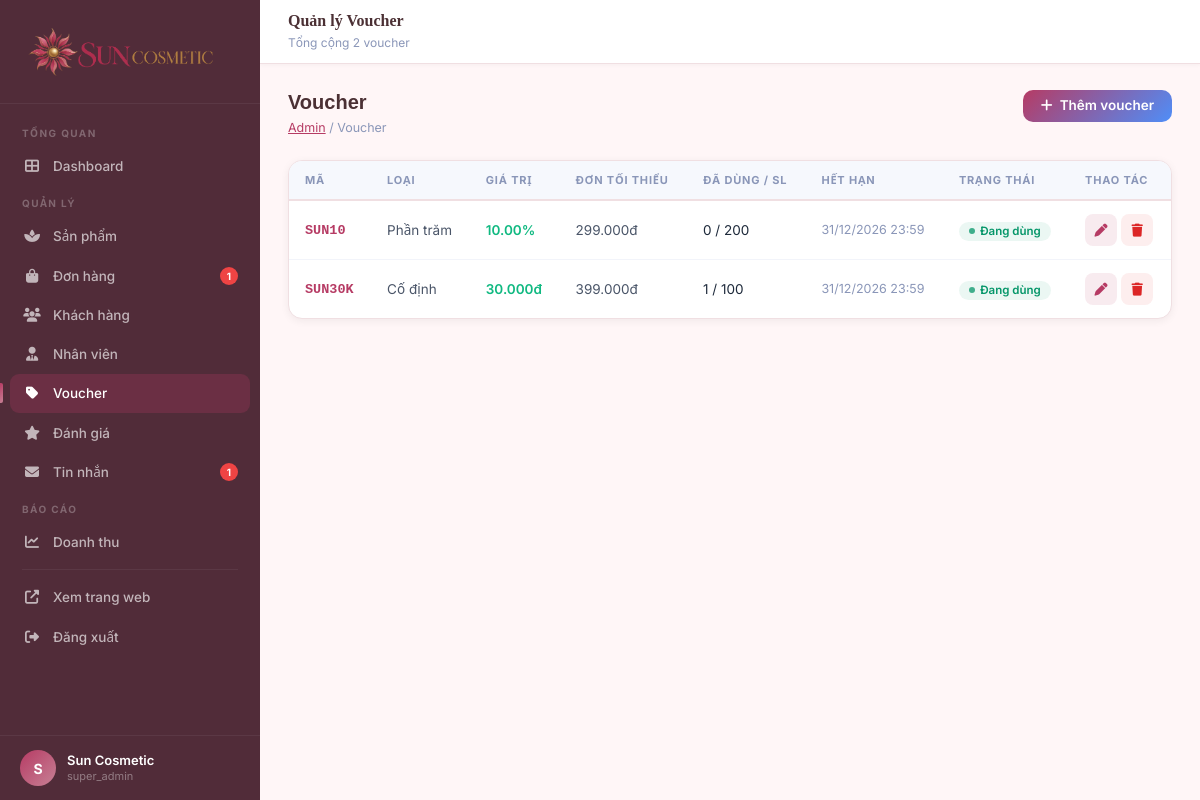
The app's page /admin/vouchers (signed in) with its own data.
### tables this page shows
CREATE TABLE `phieu_giam_gia` (
  `id` int(11) NOT NULL AUTO_INCREMENT,
  `ma_phieu` varchar(50) NOT NULL,
  `loai` enum('percent','fixed') DEFAULT 'percent',
  `gia_tri` decimal(15,2) NOT NULL,
  `don_hang_toi_thieu` decimal(15,2) DEFAULT 0.00,
  `giam_toi_da` decimal(15,2) DEFAULT NULL,
  `so_luong` int(11) DEFAULT 0,
  `so_lan_dung` int(11) DEFAULT 0,
  `ngay_het_han` datetime DEFAULT NULL,
  `dang_hoat_dong` tinyint(1) DEFAULT 1,
  `ngay_tao` timestamp NOT NULL DEFAULT current_timestamp(),
  PRIMARY KEY (`id`),
  UNIQUE KEY `ma_phieu` (`ma_phieu`)
);

### controllers/DieuKhienQuanTri.php (called while the page is built, shortened)
<?php
class DieuKhienQuanTri {
    public function vouchers($param = null) {
        require_once ROOT_PATH . '/models/PhieuGiamGia.php';
        $phieuModel = new PhieuGiamGia();
        $vouchers = $phieuModel->getAll();
        require_once ROOT_PATH . '/views/quan_tri/phieu_giam_gia.php';
    }
}

### config/co_so_du_lieu.php (called while the page is built, shortened)
<?php
class Database
{
    private static $instance = null;
    private $pdo;
    private function __construct()
    {
        $dsn = "mysql:host=" . DB_HOST . ";dbname=" . DB_NAME . ";charset=" . DB_CHARSET;
        $options = [
            PDO::ATTR_ERRMODE => PDO::ERRMODE_EXCEPTION,
            PDO::ATTR_DEFAULT_FETCH_MODE => PDO::FETCH_ASSOC,
            PDO::ATTR_EMULATE_PREPARES => false,
        ];
        try {
            $this->pdo = new PDO($dsn, DB_USER, DB_PASS, $options);
        } catch (PDOException $e) {
            if (DEBUG) {
                die("Database connection failed: " . $e->getMessage());
            } else {
                die("Database connection failed.");
            }
        }
    }
    public static function getInstance()
    {
        if (self::$instance === null) {
            self::$instance = new self();
        }
        return self::$instance;
    }
    public function query($sql, $params = [])
    {
        $stmt = $this->pdo->prepare($sql);
        $stmt->execute($params);
        return $stmt;
    }
    public function fetchAll($sql, $params = [])
    {
        return $this->query($sql, $params)->fetchAll();
    }
}
function db()
{
    return Database::getInstance();
}

### models/PhieuGiamGia.php (called while the page is built, shortened)
<?php
class PhieuGiamGia {
    private $db;
    public function __construct() {
        $this->db = db();
    }
    public function getAll() {
        return $this->db->fetchAll("SELECT * FROM phieu_giam_gia ORDER BY ngay_tao DESC");
    }
}

### thu_vien/ham.php (called while the page is built, shortened)
<?php
function formatPrice($amount) {
    return number_format($amount, 0, ',', '.') . 'đ';
}

### views/quan_tri/phieu_giam_gia.php (the view, shortened to what this page needs)
<!DOCTYPE html>
<html lang="vi">
<head>
    <link href="https://cdn.jsdelivr.net/npm/bootstrap@5.3.0/dist/css/bootstrap.min.css" rel="stylesheet">
    <link href="https://cdnjs.cloudflare.com/ajax/libs/font-awesome/6.4.0/css/all.min.css" rel="stylesheet">
    <link rel="stylesheet" href="<?= ASSETS_URL ?>/css/admin.css">
<link rel="stylesheet" href="<?= ASSETS_URL ?>/css/sun-cosmetic.css?v=<?= filemtime(ROOT_PATH.'/assets/css/sun-cosmetic.css') ?>"></head>
<body>
<div class="admin-wrapper">
<?php include __DIR__ . '/_thanh_ben.php'; ?>
<div class="admin-main">
    <header class="admin-topbar">
        <div class="admin-topbar-title">
            <h5>Quản lý Voucher</h5>
            <small>Tổng cộng <?= count($vouchers ?? []) ?> voucher</small>
        </div>
    </header>
    <div class="admin-content">
        <div class="admin-page-header">
            <div>
                <h4 class="admin-page-title">Voucher</h4>
                <div class="admin-page-breadcrumb"><a href="<?= SITE_URL ?>/admin">Admin</a> / Voucher</div>
            </div>
            <button class="btn-admin btn-admin-primary" onclick="openAddModal()">
                <i class="fas fa-plus"></i> Thêm voucher
            </button>
        </div>
        <div class="admin-card">
            <div class="admin-table-wrap">
                <table class="admin-table">
                    <thead><tr>
                        <th>Mã</th><th>Loại</th><th>Giá trị</th><th>Đơn tối thiểu</th>
                        <th>Đã dùng / SL</th><th>Hết hạn</th><th>Trạng thái</th><th>Thao tác</th>
                    </tr></thead>
                    <tbody>
                    <?php if (!empty($vouchers)): foreach ($vouchers as $v): ?>
                    <?php
                        $expired = $v['ngay_het_han'] && strtotime($v['ngay_het_han']) < time();
                        $depleted = $v['so_luong'] > 0 && $v['so_lan_dung'] >= $v['so_luong'];
                    ?>
                    <tr>
                        <td><strong style="color:#b63b64;font-family:monospace;"><?= htmlspecialchars($v['ma_phieu']) ?></strong></td>
                        <td><?= $v['loai'] === 'percent' ? 'Phần trăm' : 'Cố định' ?></td>
                        <td style="font-weight:600;color:#10b981;">
                            <?= $v['loai'] === 'percent' ? $v['gia_tri'].'%' : formatPrice($v['gia_tri']) ?>
                        </td>
                        <td><?= $v['don_hang_toi_thieu'] > 0 ? formatPrice($v['don_hang_toi_thieu']) : '—' ?></td>
                        <td>
                            <span style="color:<?= $depleted ? '#dc2626' : '#1e2a3b' ?>;">
                                <?= $v['so_lan_dung'] ?> / <?= $v['so_luong'] ?: '∞' ?>
                            </span>
                        </td>
                        <td style="font-size:12.5px;color:<?= $expired ? '#dc2626' : '#8a96b8' ?>;">
                            <?= $v['ngay_het_han'] ? date('d/m/Y H:i', strtotime($v['ngay_het_han'])) : '—' ?>
                        </td>
                        <td>
                            <?php if ($expired): ?>
                            <span class="badge-status inactive">Hết hạn</span>
                            <?php elseif (!$v['dang_hoat_dong']): ?>
                            <span class="badge-status inactive">Tắt</span>
                            <?php else: ?>
                            <span class="badge-status active">Đang dùng</span>
                            <?php endif; ?>
                        </td>
                        <td>
                            <div class="d-flex gap-1">
                                <button class="admin-action-btn edit" title="Sửa"
                                        onclick="openEditModal(<?= htmlspecialchars(json_encode($v), ENT_QUOTES) ?>)">
                                    <i class="fas fa-pen"></i>
                                </button>
                                <a href="<?= SITE_URL ?>/admin/vouchers/delete?id=<?= $v['id'] ?>"
                                   class="admin-action-btn delete" title="Xóa"
                                   onclick="return confirm('Xóa voucher <?= htmlspecialchars(addslashes($v['ma_phieu'])) ?>?')">
                                    <i class="fas fa-trash"></i>
                                </a>
                            </div>
                        </td>
                    </tr>
                    <?php endforeach; endif; ?>
                    </tbody>
                </table>
            </div>
        </div>
    </div>
</div>
</div>
</body></html>

### assets/css/admin.css (style rules this page uses)
:root { --adm-sidebar-w: 260px; --adm-sidebar-bg: #111827; --adm-header-h: 64px; --adm-content-bg: #f0f4fb; --adm-card-bg: #ffffff; --adm-border: #e5eaf4; --adm-text: #1e2a3b; --adm-text-2: #4a5568; --adm-text-muted: #8a96b8; --adm-primary: #b63b64; --adm-primary-lt: rgba(182,59,100,.1); --adm-green: #059669; --adm-amber: #d97706; --adm-red: #dc2626; --adm-purple: #7c3aed; --adm-radius: 14px; --adm-shadow-sm: 0 2px 8px rgba(0,0,0,.06); --adm-shadow-md: 0 4px 18px rgba(0,0,0,.09); --adm-shadow-lg: 0 12px 40px rgba(0,0,0,.13); }
.admin-wrapper *, .admin-wrapper *::before, .admin-wrapper *::after { box-sizing: border-box; }
.admin-wrapper { display: flex; min-height: 100vh; background: var(--adm-content-bg); font-family: 'Inter', system-ui, -apple-system, sans-serif; font-size: 14px; color: var(--adm-text); }
.admin-main { margin-left: var(--adm-sidebar-w); flex: 1; min-width: 0; max-width: calc(100% - var(--adm-sidebar-w)); display: flex; flex-direction: column; min-height: 100vh; }
.admin-topbar { background: #fff; height: var(--adm-header-h); border-bottom: 1px solid var(--adm-border); position: sticky; top: 0; z-index: 100; display: flex; align-items: center; padding: 0 28px; gap: 16px; box-shadow: 0 1px 4px rgba(0,0,0,.04); flex-shrink: 0; }
.admin-topbar-title { flex: 1; }
.admin-topbar-title h5 { font-size: 16px; font-weight: 700; color: var(--adm-text); margin: 0; line-height: 1.2; }
.admin-topbar-title small { font-size: 12px; color: var(--adm-text-muted); }
.admin-content { padding: 26px 28px; flex: 1; }
.admin-page-header { display: flex; justify-content: space-between; align-items: flex-start; margin-bottom: 22px; flex-wrap: wrap; gap: 14px; }
.admin-page-title { font-size: 20px; font-weight: 700; color: var(--adm-text); margin: 0; }
.admin-page-breadcrumb { font-size: 12.5px; color: var(--adm-text-muted); margin-top: 5px; }
.admin-page-breadcrumb a { color: var(--adm-primary); }
.admin-card { background: var(--adm-card-bg); border-radius: var(--adm-radius); border: 1px solid var(--adm-border); box-shadow: var(--adm-shadow-sm); overflow: hidden; margin-bottom: 22px; }
.admin-table-wrap { overflow-x: auto; }
.admin-table { width: 100%; border-collapse: collapse; }
.admin-table thead tr { background: #f6f8fd; border-bottom: 2px solid var(--adm-border); }
.admin-table th { padding: 11px 16px; font-size: 11px; font-weight: 700; text-transform: uppercase; letter-spacing: .8px; color: var(--adm-text-muted); white-space: nowrap; }
.admin-table td { padding: 13px 16px; font-size: 13.5px; color: var(--adm-text-2); border-bottom: 1px solid #f2f4fa; vertical-align: middle; }
.admin-table tbody tr:last-child td { border-bottom: none; }
.badge-status { display: inline-flex; align-items: center; gap: 5px; padding: 4px 10px; border-radius: 20px; font-size: 11.5px; font-weight: 600; white-space: nowrap; line-height: 1; }
.badge-status::before { content: ''; width: 6px; height: 6px; border-radius: 50%; background: currentColor; opacity: .75; }
.badge-status.active, .badge-status.completed { background: rgba(5,150,105,.08); color: #059669; }
.admin-action-btn { width: 32px; height: 32px; border-radius: 8px; border: none; cursor: pointer; display: inline-flex; align-items: center; justify-content: center; font-size: 13px; transition: all .2s; text-decoration: none; }
.admin-action-btn.edit { background: rgba(182,59,100,.1); color: #b63b64; }
.admin-action-btn.delete { background: rgba(220,38,38,.08); color: #dc2626; }
.btn-admin { display: inline-flex; align-items: center; gap: 7px; padding: 9px 18px; border-radius: 10px; font-size: 13.5px; font-weight: 600; border: none; cursor: pointer; transition: all .22s; text-decoration: none; white-space: nowrap; font-family: inherit; line-height: 1; }
.btn-admin-primary { background: linear-gradient(135deg,#b63b64,#4f8ef8); color: #fff; }

### records on screen
phieu_giam_gia: ma_phieu "SUN10", loai "Phần trăm", gia_tri "10.00", don_hang_toi_thieu "299.000đ", so_lan_dung "0", so_luong "200", ngay_het_han "31/12/2026 23:59", dang_hoat_dong "Đang dùng"
phieu_giam_gia: ma_phieu "SUN30K", loai "Cố định", gia_tri "30.000đ", don_hang_toi_thieu "399.000đ", so_lan_dung "1", so_luong "100", ngay_het_han "31/12/2026 23:59", dang_hoat_dong "Đang dùng"

### other values on screen
$pendingOrders "1"
$newContactCount "1"
mb_strtoupper(mb_substr($admin['ho_ten'], 0, 1, 'UTF-8'), 'UTF-8') "S"
$admin['ho_ten'] "Sun Cosmetic"
$admin['vai_tro'] "super_admin"
count($vouchers ?? []) "2"
